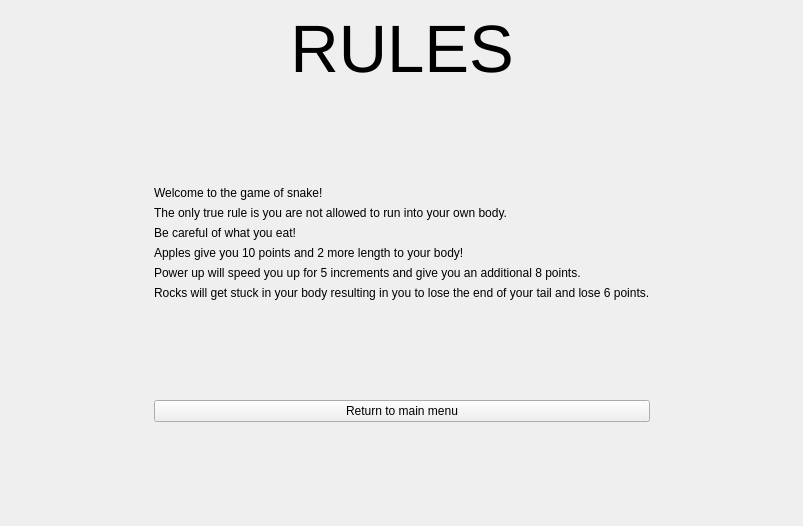
<?xml version="1.0" encoding="UTF-8"?>
<ui version="4.0">
 <class>Form</class>
 <widget class="QWidget" name="Form">
  <property name="geometry">
   <rect>
    <x>0</x>
    <y>0</y>
    <width>803</width>
    <height>526</height>
   </rect>
  </property>
  <property name="windowTitle">
   <string>Form</string>
  </property>
  <layout class="QHBoxLayout" name="horizontalLayout_2">
   <item>
    <spacer name="horizontalSpacer">
     <property name="orientation">
      <enum>Qt::Horizontal</enum>
     </property>
     <property name="sizeHint" stdset="0">
      <size>
       <width>40</width>
       <height>20</height>
      </size>
     </property>
    </spacer>
   </item>
   <item>
    <layout class="QVBoxLayout" name="verticalLayout">
     <item>
      <widget class="QLabel" name="label">
       <property name="font">
        <font>
         <pointsize>50</pointsize>
        </font>
       </property>
       <property name="text">
        <string>RULES</string>
       </property>
       <property name="alignment">
        <set>Qt::AlignCenter</set>
       </property>
      </widget>
     </item>
     <item>
      <spacer name="verticalSpacer">
       <property name="orientation">
        <enum>Qt::Vertical</enum>
       </property>
       <property name="sizeHint" stdset="0">
        <size>
         <width>20</width>
         <height>40</height>
        </size>
       </property>
      </spacer>
     </item>
     <item>
      <widget class="QLabel" name="label_2">
       <property name="text">
        <string>Welcome to the game of snake!</string>
       </property>
      </widget>
     </item>
     <item>
      <widget class="QLabel" name="label_3">
       <property name="text">
        <string>The only true rule is you are not allowed to run into your own body.</string>
       </property>
      </widget>
     </item>
     <item>
      <widget class="QLabel" name="label_4">
       <property name="text">
        <string>Be careful of what you eat!</string>
       </property>
      </widget>
     </item>
     <item>
      <widget class="QLabel" name="label_5">
       <property name="text">
        <string>Apples give you 10 points and 2 more length to your body!</string>
       </property>
      </widget>
     </item>
     <item>
      <widget class="QLabel" name="label_6">
       <property name="text">
        <string>Power up will speed you up for 5 increments and give you an additional 8 points.</string>
       </property>
      </widget>
     </item>
     <item>
      <widget class="QLabel" name="label_7">
       <property name="text">
        <string>Rocks will get stuck in your body resulting in you to lose the end of your tail and lose 6 points.</string>
       </property>
      </widget>
     </item>
     <item>
      <spacer name="verticalSpacer_2">
       <property name="orientation">
        <enum>Qt::Vertical</enum>
       </property>
       <property name="sizeHint" stdset="0">
        <size>
         <width>20</width>
         <height>40</height>
        </size>
       </property>
      </spacer>
     </item>
     <item>
      <widget class="QPushButton" name="pushButton">
       <property name="text">
        <string>Return to main menu</string>
       </property>
      </widget>
     </item>
     <item>
      <spacer name="verticalSpacer_3">
       <property name="orientation">
        <enum>Qt::Vertical</enum>
       </property>
       <property name="sizeHint" stdset="0">
        <size>
         <width>20</width>
         <height>40</height>
        </size>
       </property>
      </spacer>
     </item>
    </layout>
   </item>
   <item>
    <spacer name="horizontalSpacer_2">
     <property name="orientation">
      <enum>Qt::Horizontal</enum>
     </property>
     <property name="sizeHint" stdset="0">
      <size>
       <width>40</width>
       <height>20</height>
      </size>
     </property>
    </spacer>
   </item>
  </layout>
 </widget>
 <resources/>
 <connections/>
</ui>
